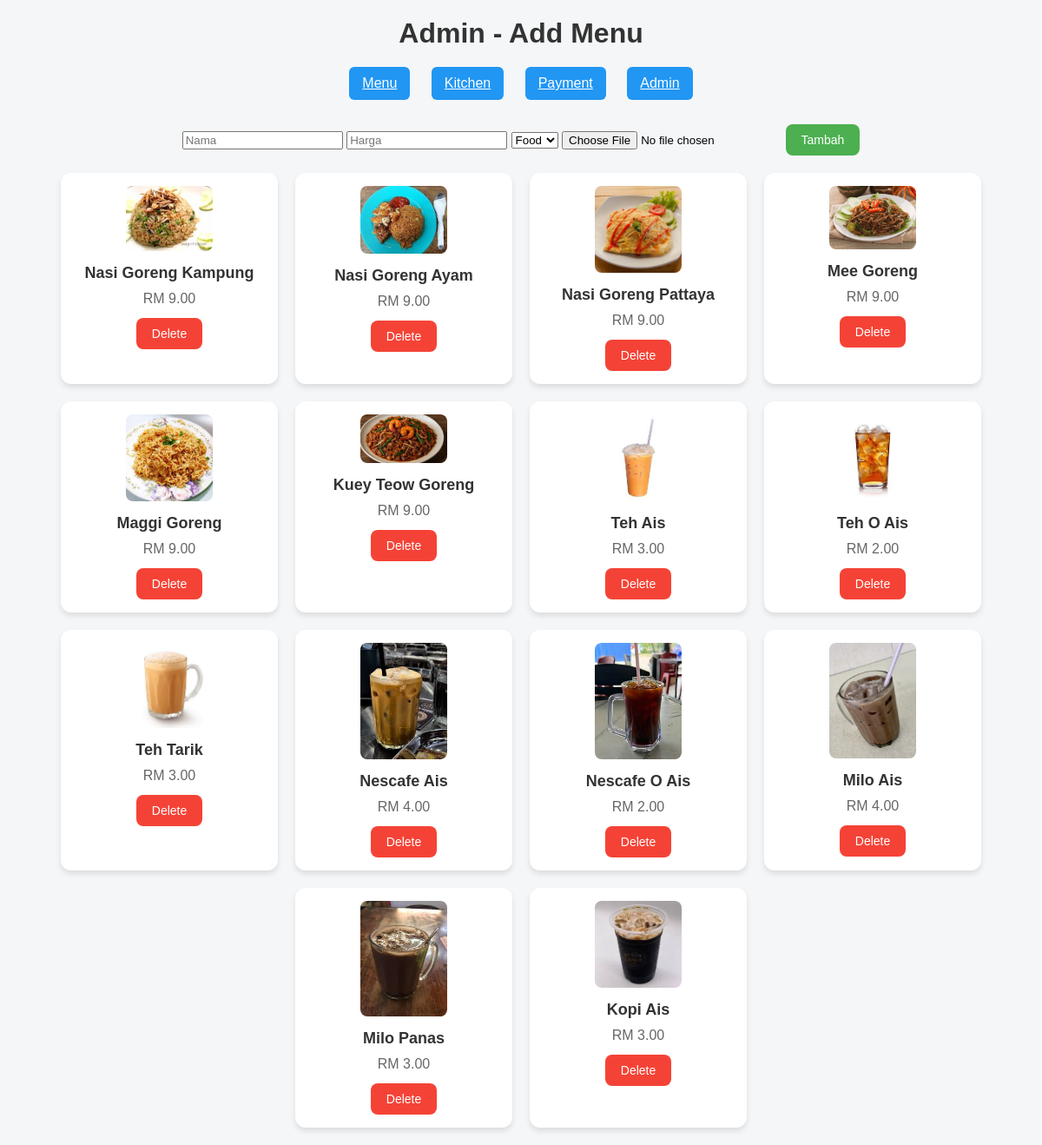
The page /admin on the database its author committed.
### tables this page shows
CREATE TABLE menu (
        id INTEGER PRIMARY KEY AUTOINCREMENT,
        name TEXT,
        price REAL,
        category TEXT,
        image TEXT
    );

### app.py (the view, shortened to what this page needs)
@app.route('/admin', methods=['GET', 'POST'])
def admin():
    conn = get_db()
    menu = conn.execute("SELECT * FROM menu").fetchall()
    conn.close()
    return render_template('admin.html', menu=menu)

### app.py (called while the page is built)
def get_db():
    conn = sqlite3.connect('database.db')
    conn.row_factory = sqlite3.Row
    return conn

### templates/admin.html (shortened to what this page needs)
<link rel="stylesheet" href="{{ url_for('static', filename='style.css') }}">
<h1>Admin - Add Menu</h1>
<nav>
  <a href="/">Menu</a>
  <a href="/kitchen">Kitchen</a>
  <a href="/payment">Payment</a>
  <a href="/admin">Admin</a>
</nav>
<form method="POST" enctype="multipart/form-data" style="text-align:center; margin-bottom:20px;">
  <input name="name" placeholder="Nama">
  <input name="price" placeholder="Harga">
  <select name="category">
      <option value="food">Food</option>
  </select>
  <input type="file" name="image">
  <button type="submit">Tambah</button>
</form>
<div class="menu-container">
  {% for item in menu %}
  <div class="card">
      <img src="{{ url_for('static', filename='uploads/' + item.image) }}" width="100">
      <h3>{{ item.name }}</h3>
      <p>RM {{ '%.2f' % item.price }}</p>
      <a href="/delete_menu/{{ item.id }}"><button class="delete">Delete</button></a>
  </div>
  {% endfor %}
</div>

### static/style.css (style rules this page uses)
h1 { color: #333; text-align: center; margin-bottom: 20px; }
nav { text-align: center; margin-bottom: 20px; }
nav a { display: inline-block; margin: 0 10px; padding: 10px 15px; background: #2196F3; color: white; border-radius: 6px; transition: background 0.2s, transform 0.2s; }
.menu-container { display: flex; flex-wrap: wrap; justify-content: center; gap: 20px; margin-top: 20px; }
.card { background: #fff; padding: 15px; border-radius: 12px; box-shadow: 0 4px 6px rgba(0,0,0,0.1); width: 220px; text-align: center; transition: transform 0.2s, box-shadow 0.2s; display: flex; flex-direction: column; align-items: center; }
.card img { border-radius: 8px; max-width: 100%; margin-bottom: 10px; }
.card h3 { margin: 5px 0; font-size: 18px; color: #333; }
.card p { margin: 5px 0; color: #666; }
button { padding: 10px 18px; background: #4CAF50; color: white; border: none; border-radius: 8px; cursor: pointer; font-size: 14px; margin-top: 8px; transition: background 0.2s, transform 0.2s; }
button.delete { background: #f44336; }

### rows shown on the page
menu: image (picture), name "Nasi Goreng Kampung", price "9.00"
menu: image (picture), name "Nasi Goreng Ayam", price "9.00"
menu: image (picture), name "Nasi Goreng Pattaya", price "9.00"
menu: image (picture), name "Mee Goreng", price "9.00"
menu: image (picture), name "Maggi Goreng", price "9.00"
menu: image (picture), name "Kuey Teow Goreng", price "9.00"
menu: image (picture), name "Teh Ais", price "3.00"
menu: image (picture), name "Teh O Ais", price "2.00"
menu: image (picture), name "Teh Tarik", price "3.00"
menu: image (picture), name "Nescafe Ais", price "4.00"
menu: image (picture), name "Nescafe O Ais", price "2.00"
menu: image (picture), name "Milo Ais", price "4.00"
menu: image (picture), name "Milo Panas", price "3.00"
menu: image (picture), name "Kopi Ais", price "3.00"
